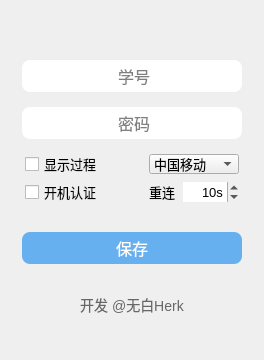
<?xml version="1.0" encoding="UTF-8"?>
<ui version="4.0">
 <class>LoginWidget</class>
 <widget class="QWidget" name="LoginWidget">
  <property name="geometry">
   <rect>
    <x>0</x>
    <y>0</y>
    <width>264</width>
    <height>360</height>
   </rect>
  </property>
  <property name="windowTitle">
   <string>Form</string>
  </property>
  <layout class="QVBoxLayout" name="verticalLayout">
   <item>
    <widget class="QWidget" name="cenWidget" native="true">
     <property name="styleSheet">
      <string notr="true">#loginWidget, QPushButton, QLineEdit, QToolButton {
  	border-radius:8px;
	background-color: rgb(255, 255, 255);
  	
} 
#autherLabel {
 color: #666666;
 font-size: 14px;
}
QPushButton#btnMinimum:hover {
    background-color: #ADE1FC;
} QPushButton#btnMinimum:pressed {
    background-color: #7FDCFF;
    padding-top:2px; 
} QPushButton#btnClose:hover {
    background-color: #FCADAD;
} QPushButton#btnClose:pressed {
    background-color: #FC6666;
    padding-top:2px;
}
   
QPushButton#btnLogin {
  background-color: qlineargradient(spread:repeat, x1:1, y1:1, x2:0.871, y2:0.25, stop:0.144279 rgba(102, 176, 240, 255));
  color: rgb(255, 255, 255);
} QPushButton#btnLogin:hover {
  	color: rgb(255, 255, 255);
    background-color:rgb(48, 152, 241);
} QPushButton#btnLogin:pressed {
  	color: rgb(255, 255, 255);
    background-color:rgb(36, 146, 241);
    padding-left:3px;
    padding-top:3px;
}

 
</string>
     </property>
     <layout class="QVBoxLayout" name="verticalLayout_2">
      <item>
       <spacer name="verticalSpacer">
        <property name="orientation">
         <enum>Qt::Vertical</enum>
        </property>
        <property name="sizeHint" stdset="0">
         <size>
          <width>20</width>
          <height>40</height>
         </size>
        </property>
       </spacer>
      </item>
      <item>
       <layout class="QHBoxLayout" name="centerArea" stretch="17,20,17">
        <property name="spacing">
         <number>0</number>
        </property>
        <item>
         <spacer name="horizontalSpacer_3">
          <property name="orientation">
           <enum>Qt::Horizontal</enum>
          </property>
          <property name="sizeHint" stdset="0">
           <size>
            <width>40</width>
            <height>20</height>
           </size>
          </property>
         </spacer>
        </item>
        <item>
         <layout class="QVBoxLayout" name="centerArea2">
          <property name="spacing">
           <number>15</number>
          </property>
          <item>
           <layout class="QVBoxLayout" name="editArea">
            <property name="spacing">
             <number>15</number>
            </property>
            <item>
             <widget class="QLineEdit" name="editUserName">
              <property name="sizePolicy">
               <sizepolicy hsizetype="Fixed" vsizetype="Fixed">
                <horstretch>0</horstretch>
                <verstretch>0</verstretch>
               </sizepolicy>
              </property>
              <property name="minimumSize">
               <size>
                <width>220</width>
                <height>32</height>
               </size>
              </property>
              <property name="maximumSize">
               <size>
                <width>200</width>
                <height>32</height>
               </size>
              </property>
              <property name="font">
               <font>
                <pointsize>12</pointsize>
                <bold>false</bold>
               </font>
              </property>
              <property name="layoutDirection">
               <enum>Qt::LeftToRight</enum>
              </property>
              <property name="styleSheet">
               <string notr="true"/>
              </property>
              <property name="text">
               <string/>
              </property>
              <property name="maxLength">
               <number>12</number>
              </property>
              <property name="alignment">
               <set>Qt::AlignCenter</set>
              </property>
              <property name="placeholderText">
               <string> 学号</string>
              </property>
             </widget>
            </item>
            <item>
             <widget class="QLineEdit" name="editPassWord">
              <property name="sizePolicy">
               <sizepolicy hsizetype="Fixed" vsizetype="Fixed">
                <horstretch>0</horstretch>
                <verstretch>0</verstretch>
               </sizepolicy>
              </property>
              <property name="minimumSize">
               <size>
                <width>220</width>
                <height>32</height>
               </size>
              </property>
              <property name="maximumSize">
               <size>
                <width>200</width>
                <height>32</height>
               </size>
              </property>
              <property name="font">
               <font>
                <pointsize>12</pointsize>
                <bold>false</bold>
               </font>
              </property>
              <property name="styleSheet">
               <string notr="true"/>
              </property>
              <property name="text">
               <string/>
              </property>
              <property name="echoMode">
               <enum>QLineEdit::Password</enum>
              </property>
              <property name="alignment">
               <set>Qt::AlignCenter</set>
              </property>
              <property name="placeholderText">
               <string> 密码</string>
              </property>
             </widget>
            </item>
           </layout>
          </item>
          <item>
           <layout class="QHBoxLayout" name="settingArea">
            <property name="leftMargin">
             <number>3</number>
            </property>
            <property name="rightMargin">
             <number>3</number>
            </property>
            <item>
             <layout class="QVBoxLayout" name="ckboxGroup">
              <property name="spacing">
               <number>8</number>
              </property>
              <item>
               <widget class="QCheckBox" name="ckboxShowLogin">
                <property name="sizePolicy">
                 <sizepolicy hsizetype="Preferred" vsizetype="Preferred">
                  <horstretch>0</horstretch>
                  <verstretch>0</verstretch>
                 </sizepolicy>
                </property>
                <property name="maximumSize">
                 <size>
                  <width>16777215</width>
                  <height>20</height>
                 </size>
                </property>
                <property name="font">
                 <font>
                  <pointsize>10</pointsize>
                  <kerning>false</kerning>
                 </font>
                </property>
                <property name="toolTip">
                 <string>&lt;html&gt;&lt;head/&gt;&lt;body&gt;&lt;p&gt;&lt;span style=&quot; font-size:10pt;&quot;&gt;自动认证时，调用cmd黑窗，展示认证过程信息&lt;/span&gt;&lt;/p&gt;&lt;/body&gt;&lt;/html&gt;</string>
                </property>
                <property name="statusTip">
                 <string>0</string>
                </property>
                <property name="layoutDirection">
                 <enum>Qt::LeftToRight</enum>
                </property>
                <property name="autoFillBackground">
                 <bool>false</bool>
                </property>
                <property name="styleSheet">
                 <string notr="true"/>
                </property>
                <property name="text">
                 <string>显示过程</string>
                </property>
                <property name="iconSize">
                 <size>
                  <width>32</width>
                  <height>32</height>
                 </size>
                </property>
                <property name="checked">
                 <bool>false</bool>
                </property>
                <property name="autoRepeat">
                 <bool>false</bool>
                </property>
                <property name="autoExclusive">
                 <bool>false</bool>
                </property>
                <property name="tristate">
                 <bool>false</bool>
                </property>
               </widget>
              </item>
              <item>
               <widget class="QCheckBox" name="ckboxPowerBoot">
                <property name="sizePolicy">
                 <sizepolicy hsizetype="Preferred" vsizetype="Preferred">
                  <horstretch>0</horstretch>
                  <verstretch>0</verstretch>
                 </sizepolicy>
                </property>
                <property name="maximumSize">
                 <size>
                  <width>16777215</width>
                  <height>20</height>
                 </size>
                </property>
                <property name="font">
                 <font>
                  <pointsize>10</pointsize>
                  <kerning>false</kerning>
                 </font>
                </property>
                <property name="toolTip">
                 <string>&lt;html&gt;&lt;head/&gt;&lt;body&gt;&lt;p&gt;&lt;span style=&quot; font-size:10pt;&quot;&gt;开机自动认证，在校使用期间务必勾选&lt;/span&gt;&lt;/p&gt;&lt;/body&gt;&lt;/html&gt;</string>
                </property>
                <property name="statusTip">
                 <string>0</string>
                </property>
                <property name="layoutDirection">
                 <enum>Qt::LeftToRight</enum>
                </property>
                <property name="styleSheet">
                 <string notr="true"/>
                </property>
                <property name="text">
                 <string>开机认证</string>
                </property>
                <property name="iconSize">
                 <size>
                  <width>32</width>
                  <height>32</height>
                 </size>
                </property>
                <property name="checked">
                 <bool>false</bool>
                </property>
                <property name="autoRepeat">
                 <bool>false</bool>
                </property>
                <property name="autoExclusive">
                 <bool>false</bool>
                </property>
                <property name="autoRepeatInterval">
                 <number>100</number>
                </property>
                <property name="tristate">
                 <bool>false</bool>
                </property>
               </widget>
              </item>
             </layout>
            </item>
            <item>
             <spacer name="horizontalSpacer_2">
              <property name="orientation">
               <enum>Qt::Horizontal</enum>
              </property>
              <property name="sizeHint" stdset="0">
               <size>
                <width>40</width>
                <height>20</height>
               </size>
              </property>
             </spacer>
            </item>
            <item>
             <layout class="QVBoxLayout" name="cmboxGroup">
              <property name="spacing">
               <number>8</number>
              </property>
              <item>
               <widget class="QComboBox" name="cmboxChannel">
                <property name="sizePolicy">
                 <sizepolicy hsizetype="Preferred" vsizetype="Preferred">
                  <horstretch>0</horstretch>
                  <verstretch>0</verstretch>
                 </sizepolicy>
                </property>
                <property name="minimumSize">
                 <size>
                  <width>75</width>
                  <height>0</height>
                 </size>
                </property>
                <property name="maximumSize">
                 <size>
                  <width>16777215</width>
                  <height>20</height>
                 </size>
                </property>
                <property name="font">
                 <font>
                  <pointsize>10</pointsize>
                  <kerning>false</kerning>
                 </font>
                </property>
                <property name="focusPolicy">
                 <enum>Qt::WheelFocus</enum>
                </property>
                <property name="toolTip">
                 <string>&lt;html&gt;&lt;head/&gt;&lt;body&gt;&lt;p&gt;&lt;span style=&quot; font-size:10pt;&quot;&gt;选择校园卡对应的宽带运营商&lt;/span&gt;&lt;/p&gt;&lt;/body&gt;&lt;/html&gt;</string>
                </property>
                <property name="layoutDirection">
                 <enum>Qt::LeftToRight</enum>
                </property>
                <property name="autoFillBackground">
                 <bool>false</bool>
                </property>
                <property name="styleSheet">
                 <string notr="true"/>
                </property>
                <property name="insertPolicy">
                 <enum>QComboBox::InsertAtCurrent</enum>
                </property>
                <property name="sizeAdjustPolicy">
                 <enum>QComboBox::AdjustToContents</enum>
                </property>
                <property name="duplicatesEnabled">
                 <bool>false</bool>
                </property>
                <item>
                 <property name="text">
                  <string>中国移动</string>
                 </property>
                </item>
                <item>
                 <property name="text">
                  <string>中国电信</string>
                 </property>
                </item>
               </widget>
              </item>
              <item>
               <layout class="QHBoxLayout" name="horizontalLayout_5">
                <item>
                 <widget class="QLabel" name="label">
                  <property name="minimumSize">
                   <size>
                    <width>0</width>
                    <height>0</height>
                   </size>
                  </property>
                  <property name="font">
                   <font>
                    <pointsize>10</pointsize>
                   </font>
                  </property>
                  <property name="toolTip">
                   <string>&lt;html&gt;&lt;head/&gt;&lt;body&gt;&lt;p&gt;网络守护服务，后台占用极小 (重新连网时间：秒)。设置为 0 时，关闭断网重连，不保留后台进程。&lt;/p&gt;&lt;/body&gt;&lt;/html&gt;</string>
                  </property>
                  <property name="text">
                   <string>重连</string>
                  </property>
                 </widget>
                </item>
                <item>
                 <widget class="QSpinBox" name="spboxConnectTime">
                  <property name="sizePolicy">
                   <sizepolicy hsizetype="Preferred" vsizetype="Preferred">
                    <horstretch>0</horstretch>
                    <verstretch>0</verstretch>
                   </sizepolicy>
                  </property>
                  <property name="maximumSize">
                   <size>
                    <width>16777215</width>
                    <height>20</height>
                   </size>
                  </property>
                  <property name="font">
                   <font>
                    <pointsize>10</pointsize>
                    <bold>false</bold>
                    <kerning>false</kerning>
                   </font>
                  </property>
                  <property name="toolTip">
                   <string>&lt;html&gt;&lt;head/&gt;&lt;body&gt;&lt;p&gt;&lt;span style=&quot; font-size:10pt;&quot;&gt;定时自启进程，确保网络畅通，后台占用极小 (间隔时间：秒)。设置为 -1 时，关闭断网重连，不保留后台进程&lt;/span&gt;&lt;/p&gt;&lt;/body&gt;&lt;/html&gt;</string>
                  </property>
                  <property name="layoutDirection">
                   <enum>Qt::LeftToRight</enum>
                  </property>
                  <property name="styleSheet">
                   <string notr="true"/>
                  </property>
                  <property name="wrapping">
                   <bool>false</bool>
                  </property>
                  <property name="frame">
                   <bool>false</bool>
                  </property>
                  <property name="alignment">
                   <set>Qt::AlignRight|Qt::AlignTrailing|Qt::AlignVCenter</set>
                  </property>
                  <property name="buttonSymbols">
                   <enum>QAbstractSpinBox::UpDownArrows</enum>
                  </property>
                  <property name="specialValueText">
                   <string/>
                  </property>
                  <property name="accelerated">
                   <bool>false</bool>
                  </property>
                  <property name="correctionMode">
                   <enum>QAbstractSpinBox::CorrectToPreviousValue</enum>
                  </property>
                  <property name="suffix">
                   <string>s</string>
                  </property>
                  <property name="prefix">
                   <string/>
                  </property>
                  <property name="minimum">
                   <number>0</number>
                  </property>
                  <property name="maximum">
                   <number>6000</number>
                  </property>
                  <property name="singleStep">
                   <number>10</number>
                  </property>
                  <property name="value">
                   <number>10</number>
                  </property>
                  <property name="displayIntegerBase">
                   <number>10</number>
                  </property>
                 </widget>
                </item>
               </layout>
              </item>
             </layout>
            </item>
           </layout>
          </item>
         </layout>
        </item>
        <item>
         <spacer name="horizontalSpacer_5">
          <property name="orientation">
           <enum>Qt::Horizontal</enum>
          </property>
          <property name="sizeHint" stdset="0">
           <size>
            <width>40</width>
            <height>20</height>
           </size>
          </property>
         </spacer>
        </item>
       </layout>
      </item>
      <item>
       <spacer name="verticalSpacer_2">
        <property name="orientation">
         <enum>Qt::Vertical</enum>
        </property>
        <property name="sizeHint" stdset="0">
         <size>
          <width>20</width>
          <height>15</height>
         </size>
        </property>
       </spacer>
      </item>
      <item>
       <layout class="QHBoxLayout" name="footArea" stretch="17,20,17">
        <property name="spacing">
         <number>0</number>
        </property>
        <item>
         <spacer name="horizontalSpacer_7">
          <property name="orientation">
           <enum>Qt::Horizontal</enum>
          </property>
          <property name="sizeHint" stdset="0">
           <size>
            <width>40</width>
            <height>20</height>
           </size>
          </property>
         </spacer>
        </item>
        <item>
         <layout class="QVBoxLayout" name="footAreas">
          <property name="spacing">
           <number>20</number>
          </property>
          <property name="sizeConstraint">
           <enum>QLayout::SetFixedSize</enum>
          </property>
          <item>
           <widget class="QPushButton" name="btnLogin">
            <property name="sizePolicy">
             <sizepolicy hsizetype="Fixed" vsizetype="Fixed">
              <horstretch>0</horstretch>
              <verstretch>0</verstretch>
             </sizepolicy>
            </property>
            <property name="minimumSize">
             <size>
              <width>220</width>
              <height>32</height>
             </size>
            </property>
            <property name="maximumSize">
             <size>
              <width>300</width>
              <height>32</height>
             </size>
            </property>
            <property name="font">
             <font>
              <pointsize>12</pointsize>
              <bold>false</bold>
             </font>
            </property>
            <property name="styleSheet">
             <string notr="true"/>
            </property>
            <property name="text">
             <string>保存</string>
            </property>
            <property name="checkable">
             <bool>true</bool>
            </property>
           </widget>
          </item>
         </layout>
        </item>
        <item>
         <spacer name="horizontalSpacer_6">
          <property name="orientation">
           <enum>Qt::Horizontal</enum>
          </property>
          <property name="sizeHint" stdset="0">
           <size>
            <width>40</width>
            <height>20</height>
           </size>
          </property>
         </spacer>
        </item>
       </layout>
      </item>
      <item>
       <spacer name="verticalSpacer_3">
        <property name="orientation">
         <enum>Qt::Vertical</enum>
        </property>
        <property name="sizeHint" stdset="0">
         <size>
          <width>20</width>
          <height>5</height>
         </size>
        </property>
       </spacer>
      </item>
      <item>
       <widget class="QLabel" name="autherLabel">
        <property name="font">
         <font>
          <pointsize>-1</pointsize>
         </font>
        </property>
        <property name="layoutDirection">
         <enum>Qt::LeftToRight</enum>
        </property>
        <property name="text">
         <string>开发 @无白Herk</string>
        </property>
        <property name="alignment">
         <set>Qt::AlignCenter</set>
        </property>
       </widget>
      </item>
      <item>
       <spacer name="verticalSpacer_4">
        <property name="orientation">
         <enum>Qt::Vertical</enum>
        </property>
        <property name="sizeHint" stdset="0">
         <size>
          <width>17</width>
          <height>13</height>
         </size>
        </property>
       </spacer>
      </item>
     </layout>
    </widget>
   </item>
  </layout>
 </widget>
 <resources/>
 <connections/>
</ui>
